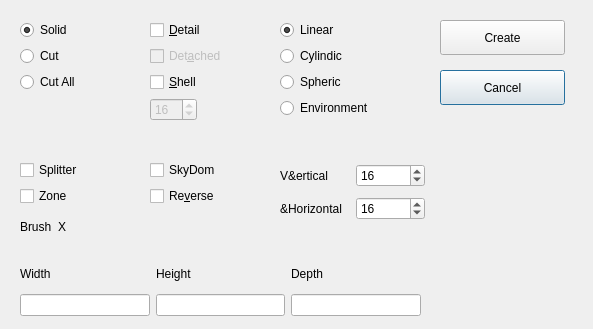
<?xml version="1.0" encoding="UTF-8"?>
<ui version="4.0">
 <class>DialogNewBrush</class>
 <widget class="QDialog" name="DialogNewBrush">
  <property name="geometry">
   <rect>
    <x>0</x>
    <y>0</y>
    <width>593</width>
    <height>329</height>
   </rect>
  </property>
  <property name="windowTitle">
   <string>Dialog</string>
  </property>
  <widget class="QPushButton" name="IDCANCEL9">
   <property name="geometry">
    <rect>
     <x>440</x>
     <y>70</y>
     <width>125</width>
     <height>35</height>
    </rect>
   </property>
   <property name="text">
    <string>Cancel</string>
   </property>
  </widget>
  <widget class="QPushButton" name="IDOK8">
   <property name="geometry">
    <rect>
     <x>440</x>
     <y>20</y>
     <width>125</width>
     <height>35</height>
    </rect>
   </property>
   <property name="text">
    <string>Create</string>
   </property>
  </widget>
  <widget class="QWidget" name="layoutWidget">
   <property name="geometry">
    <rect>
     <x>20</x>
     <y>20</y>
     <width>121</width>
     <height>121</height>
    </rect>
   </property>
   <layout class="QFormLayout" name="formLayout">
    <property name="fieldGrowthPolicy">
     <enum>QFormLayout::AllNonFixedFieldsGrow</enum>
    </property>
    <item row="0" column="0">
     <widget class="QRadioButton" name="RB_SOLID">
      <property name="enabled">
       <bool>true</bool>
      </property>
      <property name="text">
       <string>Solid</string>
      </property>
      <property name="checked">
       <bool>true</bool>
      </property>
     </widget>
    </item>
    <item row="2" column="0">
     <widget class="QRadioButton" name="RB_CUT">
      <property name="text">
       <string>Cut</string>
      </property>
     </widget>
    </item>
    <item row="3" column="0">
     <widget class="QRadioButton" name="RB_CUTALL">
      <property name="text">
       <string>Cut All</string>
      </property>
     </widget>
    </item>
   </layout>
  </widget>
  <widget class="QWidget" name="layoutWidget">
   <property name="geometry">
    <rect>
     <x>280</x>
     <y>20</y>
     <width>141</width>
     <height>121</height>
    </rect>
   </property>
   <layout class="QFormLayout" name="formLayout_2">
    <item row="0" column="0">
     <widget class="QRadioButton" name="RB_LINEAR">
      <property name="text">
       <string>Linear</string>
      </property>
      <property name="checked">
       <bool>true</bool>
      </property>
     </widget>
    </item>
    <item row="1" column="0">
     <widget class="QRadioButton" name="RB_CYLINDRIC">
      <property name="text">
       <string>Cylindic</string>
      </property>
     </widget>
    </item>
    <item row="2" column="0">
     <widget class="QRadioButton" name="RB_SPHERIC">
      <property name="text">
       <string>Spheric</string>
      </property>
     </widget>
    </item>
    <item row="3" column="0">
     <widget class="QRadioButton" name="RB_ENVI">
      <property name="text">
       <string>Environment</string>
      </property>
     </widget>
    </item>
   </layout>
  </widget>
  <widget class="QWidget" name="layoutWidget">
   <property name="geometry">
    <rect>
     <x>20</x>
     <y>160</y>
     <width>121</width>
     <height>56</height>
    </rect>
   </property>
   <layout class="QFormLayout" name="formLayout_3">
    <item row="0" column="0">
     <widget class="QCheckBox" name="CK_SPLITTER">
      <property name="text">
       <string>Splitter</string>
      </property>
     </widget>
    </item>
    <item row="1" column="0">
     <widget class="QCheckBox" name="CK_ZONE">
      <property name="text">
       <string>Zone</string>
      </property>
     </widget>
    </item>
   </layout>
  </widget>
  <widget class="QWidget" name="layoutWidget">
   <property name="geometry">
    <rect>
     <x>20</x>
     <y>260</y>
     <width>401</width>
     <height>56</height>
    </rect>
   </property>
   <layout class="QGridLayout" name="gridLayout">
    <item row="0" column="0">
     <widget class="QLabel" name="IDC_STATIC5">
      <property name="text">
       <string>Width</string>
      </property>
     </widget>
    </item>
    <item row="0" column="1">
     <widget class="QLabel" name="IDC_STATIC6">
      <property name="text">
       <string>Height</string>
      </property>
     </widget>
    </item>
    <item row="0" column="2">
     <widget class="QLabel" name="IDC_STATIC7">
      <property name="text">
       <string>Depth</string>
      </property>
     </widget>
    </item>
    <item row="1" column="0">
     <widget class="QLineEdit" name="EF_WIDTH"/>
    </item>
    <item row="1" column="1">
     <widget class="QLineEdit" name="EF_HEIGHT"/>
    </item>
    <item row="1" column="2">
     <widget class="QLineEdit" name="EF_DEPTH"/>
    </item>
   </layout>
  </widget>
  <widget class="QWidget" name="layoutWidget">
   <property name="geometry">
    <rect>
     <x>150</x>
     <y>20</y>
     <width>111</width>
     <height>121</height>
    </rect>
   </property>
   <layout class="QFormLayout" name="formLayout_4">
    <item row="0" column="0">
     <widget class="QCheckBox" name="CK_SETDETAIL">
      <property name="text">
       <string>&amp;Detail</string>
      </property>
     </widget>
    </item>
    <item row="1" column="0">
     <widget class="QCheckBox" name="CK_DETACHED">
      <property name="enabled">
       <bool>false</bool>
      </property>
      <property name="text">
       <string>Det&amp;ached</string>
      </property>
     </widget>
    </item>
    <item row="2" column="0">
     <widget class="QCheckBox" name="CK_SHELL">
      <property name="text">
       <string>&amp;Shell</string>
      </property>
     </widget>
    </item>
    <item row="3" column="0">
     <widget class="QSpinBox" name="IDC_SPIN1">
      <property name="enabled">
       <bool>false</bool>
      </property>
      <property name="minimum">
       <number>2</number>
      </property>
      <property name="maximum">
       <number>512</number>
      </property>
      <property name="value">
       <number>16</number>
      </property>
     </widget>
    </item>
   </layout>
  </widget>
  <widget class="QWidget" name="layoutWidget">
   <property name="geometry">
    <rect>
     <x>150</x>
     <y>160</y>
     <width>111</width>
     <height>56</height>
    </rect>
   </property>
   <layout class="QFormLayout" name="formLayout_5">
    <item row="0" column="0">
     <widget class="QCheckBox" name="CK_SKYDOM">
      <property name="text">
       <string>SkyDom</string>
      </property>
     </widget>
    </item>
    <item row="1" column="0">
     <widget class="QCheckBox" name="CK_REVERSE">
      <property name="text">
       <string>Re&amp;verse</string>
      </property>
     </widget>
    </item>
   </layout>
  </widget>
  <widget class="QWidget" name="layoutWidget">
   <property name="geometry">
    <rect>
     <x>280</x>
     <y>160</y>
     <width>145</width>
     <height>66</height>
    </rect>
   </property>
   <layout class="QGridLayout" name="gridLayout_2">
    <item row="0" column="0">
     <widget class="QLabel" name="IDC_STATICVS">
      <property name="text">
       <string>V&amp;ertical</string>
      </property>
     </widget>
    </item>
    <item row="0" column="1">
     <widget class="QSpinBox" name="IDC_SPIN2">
      <property name="minimum">
       <number>1</number>
      </property>
      <property name="maximum">
       <number>64</number>
      </property>
      <property name="value">
       <number>16</number>
      </property>
     </widget>
    </item>
    <item row="1" column="0">
     <widget class="QLabel" name="IDC_STATICRS">
      <property name="text">
       <string>&amp;Horizontal</string>
      </property>
     </widget>
    </item>
    <item row="1" column="1">
     <widget class="QSpinBox" name="IDC_SPIN3">
      <property name="minimum">
       <number>1</number>
      </property>
      <property name="maximum">
       <number>64</number>
      </property>
      <property name="value">
       <number>16</number>
      </property>
     </widget>
    </item>
   </layout>
  </widget>
  <widget class="QWidget" name="layoutWidget">
   <property name="geometry">
    <rect>
     <x>20</x>
     <y>220</y>
     <width>401</width>
     <height>31</height>
    </rect>
   </property>
   <layout class="QFormLayout" name="formLayout_6">
    <item row="0" column="0">
     <widget class="QLabel" name="Group">
      <property name="text">
       <string>Brush</string>
      </property>
     </widget>
    </item>
    <item row="0" column="1">
     <widget class="QLabel" name="ST_GROUP">
      <property name="text">
       <string>X</string>
      </property>
     </widget>
    </item>
   </layout>
  </widget>
 </widget>
 <tabstops>
  <tabstop>RB_SOLID</tabstop>
  <tabstop>RB_CUT</tabstop>
  <tabstop>CK_SPLITTER</tabstop>
  <tabstop>CK_ZONE</tabstop>
  <tabstop>CK_SETDETAIL</tabstop>
  <tabstop>CK_DETACHED</tabstop>
  <tabstop>CK_SHELL</tabstop>
  <tabstop>CK_SKYDOM</tabstop>
  <tabstop>CK_REVERSE</tabstop>
  <tabstop>RB_LINEAR</tabstop>
  <tabstop>RB_CYLINDRIC</tabstop>
  <tabstop>RB_SPHERIC</tabstop>
  <tabstop>RB_ENVI</tabstop>
  <tabstop>IDC_SPIN2</tabstop>
  <tabstop>IDC_SPIN3</tabstop>
  <tabstop>EF_WIDTH</tabstop>
  <tabstop>EF_HEIGHT</tabstop>
  <tabstop>EF_DEPTH</tabstop>
  <tabstop>IDOK8</tabstop>
  <tabstop>IDCANCEL9</tabstop>
 </tabstops>
 <resources/>
 <connections/>
</ui>
